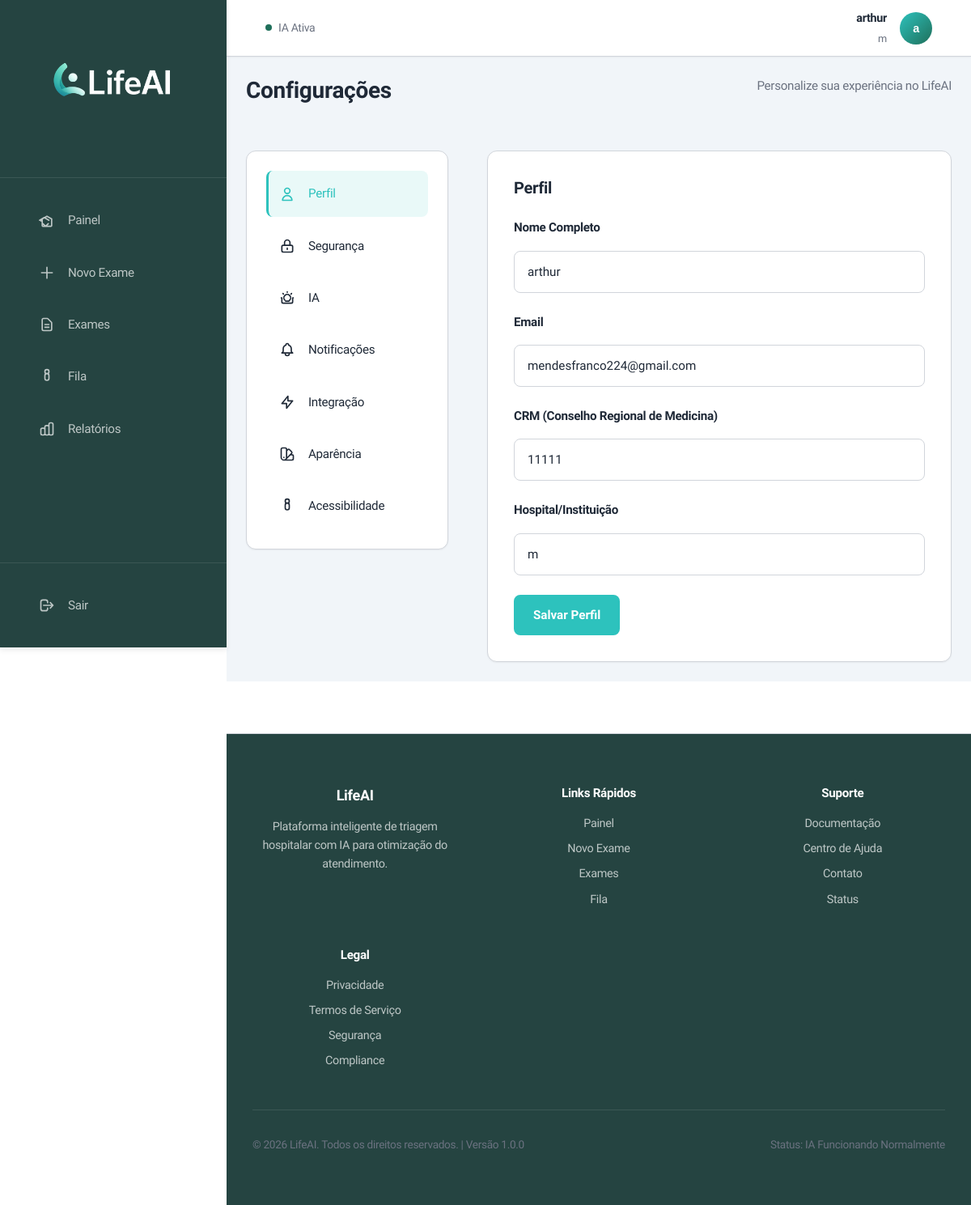
Page /configuracoes (signed in) on the committed database.
### database.py (models this page shows, shortened)
class Usuario(db.Model):
    __tablename__ = 'usuarios'
    id = db.Column(db.Integer, primary_key=True)
    email = db.Column(db.String(120), unique=True, nullable=False)
    nome = db.Column(db.String(120), nullable=False)
    cpf = db.Column(db.String(14), unique=True, nullable=False)
    crm = db.Column(db.String(20), nullable=False)
    hospital = db.Column(db.String(120), nullable=False)
    senha = db.Column(db.String(255), nullable=False)
    data_criacao = db.Column(db.DateTime, default=datetime.utcnow)
    exames = db.relationship('Exame', backref='usuario', lazy=True, cascade='all, delete-orphan')

### app.py (the view)
    def decorator(*args, **kwargs):
        if 'usuario_id' not in session:
            return redirect(url_for('pagina_login'))
        return f(*args, **kwargs)

### app.py (called while the page is built)
def login_requerido(f):
    def decorator(*args, **kwargs):
        if 'usuario_id' not in session:
            return redirect(url_for('pagina_login'))
        return f(*args, **kwargs)
    decorator.__name__ = f.__name__
    return decorator

def obter_usuario_atual():
    if 'usuario_id' in session:
        return Usuario.query.get(session['usuario_id'])
    return None

@app.route('/configuracoes')
@login_requerido
def pagina_configuracoes():
    usuario = obter_usuario_atual()
    contexto = {
        'usuario': usuario.nome,
        'hospital': usuario.hospital,
        'crm': usuario.crm,
        'email': usuario.email,
    }
    return render_template('configuracoes.html', **contexto)

### templates/configuracoes.html (shortened to what this page needs)
<!DOCTYPE html>
<html lang="pt-BR">
<head>
    <link rel="stylesheet" href="{{ url_for('static', filename='css/estilo.css') }}">
    <link rel="stylesheet" href="{{ url_for('static', filename='css/estilo-paginas.css') }}">
    <link rel="stylesheet" href="{{ url_for('static', filename='css/estilo-utilitarios.css') }}">
</head>
<body class="pagina-aplicacao">
    {% include 'partials/barra_lateral.html' %}
    <div class="area-conteudo">
        {% include 'partials/barra_superior.html' %}
        <main class="conteudo-principal">
            <section class="secao-titulo">
                <h1 class="titulo-pagina">Configurações</h1>
                <p class="descricao-pagina">Personalize sua experiência no LifeAI</p>
            </section>
            <div class="container-configuracoes">
                <aside class="menu-lateral-configuracoes">
                    <nav class="navegacao-configuracoes">
                        <a href="#perfil" class="item-menu-config ativo" data-secao="perfil">
                            <svg viewBox="0 0 24 24" fill="none" stroke="currentColor">
                                <path stroke-linecap="round" stroke-linejoin="round" stroke-width="2" d="M16 7a4 4 0 11-8 0 4 4 0 018 0zM12 14a7 7 0 00-7 7h14a7 7 0 00-7-7z"/>
                            </svg>
                            <span>Perfil</span>
                        </a>
                        <a href="#seguranca" class="item-menu-config" data-secao="seguranca">
                            <svg viewBox="0 0 24 24" fill="none" stroke="currentColor">
                                <path stroke-linecap="round" stroke-linejoin="round" stroke-width="2" d="M12 15v2m-6 4h12a2 2 0 002-2v-6a2 2 0 00-2-2H6a2 2 0 00-2 2v6a2 2 0 002 2zm10-10V7a4 4 0 00-8 0v4h8z"/>
                            </svg>
                            <span>Segurança</span>
                        </a>
                        <a href="#ia" class="item-menu-config" data-secao="ia">
                            <span>IA</span>
                        </a>
                        <a href="#notificacoes" class="item-menu-config" data-secao="notificacoes">
                            <span>Notificações</span>
                        </a>
                        <a href="#integracao" class="item-menu-config" data-secao="integracao">
                            <svg viewBox="0 0 24 24" fill="none" stroke="currentColor">
                                <path stroke-linecap="round" stroke-linejoin="round" stroke-width="2" d="M13 10V3L4 14h7v7l9-11h-7z"/>
                            </svg>
                            <span>Integração</span>
                        </a>
                        <a href="#aparencia" class="item-menu-config" data-secao="aparencia">
                            <span>Aparência</span>
                        </a>
                        <a href="#acessibilidade" class="item-menu-config" data-secao="acessibilidade">
                            <svg viewBox="0 0 24 24" fill="none" stroke="currentColor">
                                <path stroke-linecap="round" stroke-linejoin="round" stroke-width="2" d="M12 8c1.657 0 3-1.343 3-3s-1.343-3-3-3-3 1.343-3 3 1.343 3 3 3zm0 0c-1.657 0-3 1.343-3 3v4c0 1.657 1.343 3 3 3s3-1.343 3-3v-4c0-1.657-1.343-3-3-3z"/>
                            </svg>
                            <span>Acessibilidade</span>
                        </a>
                    </nav>
                </aside>
                <div class="conteudo-configuracoes">
                    <section class="secao-config" id="perfil-secao">
                        <h2 class="titulo-secao-config">Perfil</h2>
                        <form class="formulario-config" id="formularioPerfil">
                            <div class="grupo-campo">
                                <label for="nomeCompleto" class="rotulo-campo">Nome Completo</label>
                                <input type="text" id="nomeCompleto" class="campo-entrada" value="{{ usuario }}" required>
                            </div>
                            <div class="grupo-campo">
                                <label for="email" class="rotulo-campo">Email</label>
                                <input type="email" id="email" class="campo-entrada" value="{{ email }}" required>
                            </div>
                            <div class="grupo-campo">
                                <label for="crm" class="rotulo-campo">CRM (Conselho Regional de Medicina)</label>
                                <input type="text" id="crm" class="campo-entrada" value="{{ crm }}" required>
                            </div>
                            <div class="grupo-campo">
                                <label for="hospital" class="rotulo-campo">Hospital/Instituição</label>
                                <input type="text" id="hospital" class="campo-entrada" value="{{ hospital }}" required>
                            </div>
                            <button type="submit" class="botao botao-primario">Salvar Perfil</button>
                        </form>
                    </section>
                </div>
            </div>
        </main>
        {% include 'partials/rodape.html' %}
    </div>
</body>
</html>

### templates/partials/barra_superior.html (shortened to what this page needs)
<header class="barra-superior">
    <div class="container-barra-superior">
        <div class="secao-esquerda-barra">
            <div class="indicador-status">
                <div class="ponto-status ativo"></div>
                <span class="texto-status">IA Ativa</span>
            </div>
        </div>
        <div class="secao-direita-barra">
            <div class="info-usuario">
                <div class="detalhes-usuario">
                    <div class="nome-usuario">{{ usuario }}</div>
                    <div class="hospital-usuario">{{ hospital }}</div>
                </div>
                <button class="avatar-usuario" id="btnPerfil" aria-label="Menu do perfil">
                    <div class="iniciais-avatar">
                        {% if usuario %}
                            {{ usuario.split()[0][0] }}{{ usuario.split()[-1][0] if usuario.split()|length > 1 else '' }}
                        {% endif %}
                    </div>
                </button>
            </div>
        </div>
    </div>
</header>

### static/css/estilo-paginas.css (style rules this page uses)
.container-configuracoes { display: grid; grid-template-columns: 250px 1fr; gap: var(--espaco-2xl); }
.menu-lateral-configuracoes { background-color: var(--cor-fundo-branco); border-radius: var(--raio-grande); padding: var(--espaco-lg); box-shadow: var(--sombra-leve); border: 1px solid var(--cor-borda); height: fit-content; position: sticky; top: 100px; }
.navegacao-configuracoes { display: flex; flex-direction: column; gap: var(--espaco-sm); }
.item-menu-config { display: flex; align-items: center; gap: var(--espaco-md); padding: var(--espaco-md); border-radius: var(--raio-medio); color: var(--cor-texto-principal); font-weight: 500; font-size: 0.95rem; transition: all var(--transicao-rapida); cursor: pointer; }
.item-menu-config.ativo { background-color: rgba(45, 194, 189, 0.1); color: var(--cor-primaria-ciann); border-left: 3px solid var(--cor-primaria-ciann); padding-left: calc(var(--espaco-md) - 3px); }
.item-menu-config svg { width: 20px; height: 20px; flex-shrink: 0; }
.conteudo-configuracoes { display: flex; flex-direction: column; gap: var(--espaco-xl); }
.secao-config { background-color: var(--cor-fundo-branco); border-radius: var(--raio-grande); padding: var(--espaco-xl); box-shadow: var(--sombra-leve); border: 1px solid var(--cor-borda); }
.titulo-secao-config { font-size: 1.25rem; font-weight: 600; margin-bottom: var(--espaco-lg); }

### rows in the picture
Usuario: nome "arthur", nome "a", email "mendesfranco224@gmail.com", crm "11111"

### other values in the picture
{{ hospital }} "m"
